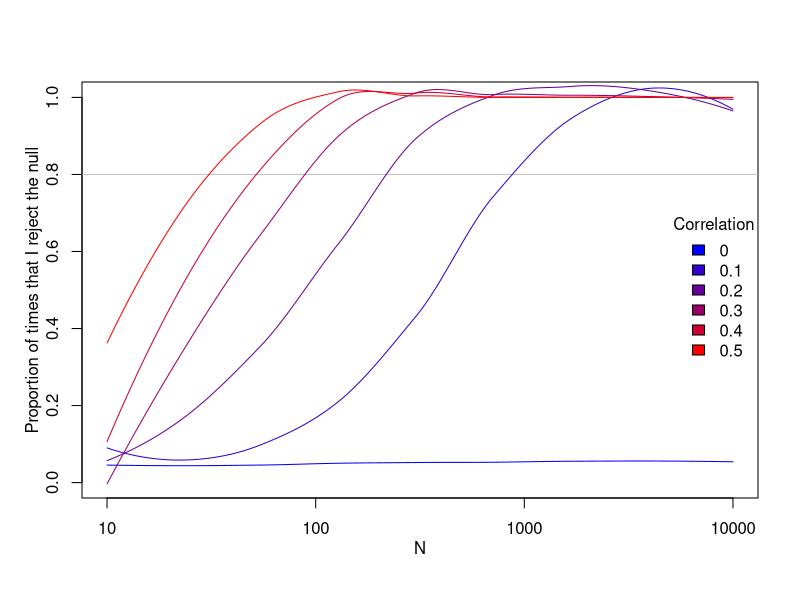

This figure's R source:
f<-function(N,r) {
    library(MASS)
    x<-mvrnorm(N,mu=rep(0,2),Sigma=matrix(c(1,r,r,1),2,2))
    m<-lm(x[,2]~x[,1])
    p<-summary(m)$coef[2,4]
    c(r,p)
}

N<-sort(runif(5000,min=1,max=4))
L<-list()
library(parallel)
for (r in seq(0,.5,by=.1)) { ##r is correlation
    x<-mclapply(round(10^N),f,r,mc.cores=10)
    L[[as.character(r)]]<-do.call("rbind",x)
}


par(mgp=c(2,1,0))
plot(NULL,xlim=c(1,4),ylim=0:1,xlab="N",ylab="Proportion of times that I reject the null",xaxt='n')
axis(side=1,at=1:4,labels=10^(1:4))
abline(h=.8,col='gray')
cols<-colorRampPalette(c("blue", "red"))( length(L))
tab<-list()
for (i in 1:length(L)) {
    x<-L[[i]]
    m0<-loess(x[,2]<.05 ~ N)
    lines(N,m0$fitted,lty=1,col=cols[i])
}
legend("right",bty='n',legend=names(L),fill=cols,title="Correlation")
